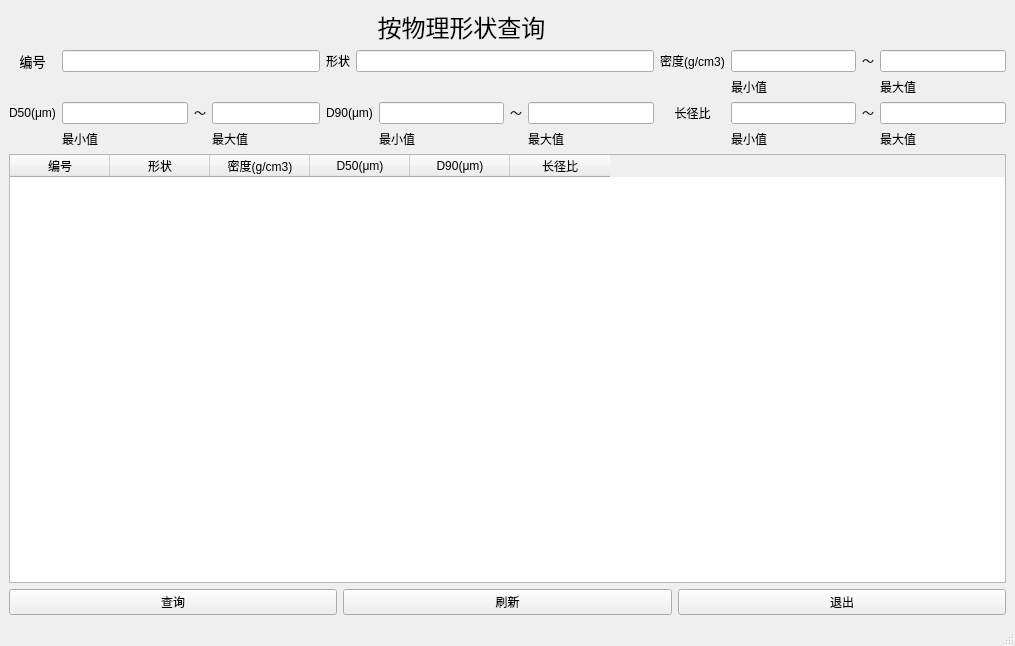
<?xml version="1.0" encoding="UTF-8"?>
<ui version="4.0">
 <class>MainWindow</class>
 <widget class="QMainWindow" name="MainWindow">
  <property name="geometry">
   <rect>
    <x>0</x>
    <y>0</y>
    <width>1015</width>
    <height>646</height>
   </rect>
  </property>
  <property name="windowTitle">
   <string>MainWindow</string>
  </property>
  <widget class="QWidget" name="centralwidget">
   <layout class="QGridLayout" name="gridLayout_2">
    <item row="0" column="0">
     <layout class="QGridLayout" name="gridLayout">
      <item row="0" column="4" colspan="6">
       <widget class="QLabel" name="label">
        <property name="text">
         <string>&lt;html&gt;&lt;head/&gt;&lt;body&gt;&lt;p align=&quot;center&quot;&gt;&lt;span style=&quot; font-size:18pt;&quot;&gt;按物理形状查询&lt;/span&gt;&lt;/p&gt;&lt;/body&gt;&lt;/html&gt;</string>
        </property>
       </widget>
      </item>
      <item row="1" column="0">
       <widget class="QLabel" name="label_2">
        <property name="text">
         <string>&lt;html&gt;&lt;head/&gt;&lt;body&gt;&lt;p align=&quot;center&quot;&gt;&lt;span style=&quot; font-size:10pt;&quot;&gt;编号&lt;/span&gt;&lt;/p&gt;&lt;/body&gt;&lt;/html&gt;</string>
        </property>
       </widget>
      </item>
      <item row="1" column="5">
       <widget class="QLabel" name="label_3">
        <property name="text">
         <string>&lt;html&gt;&lt;head/&gt;&lt;body&gt;&lt;p align=&quot;center&quot;&gt;形状&lt;/p&gt;&lt;/body&gt;&lt;/html&gt;</string>
        </property>
       </widget>
      </item>
      <item row="1" column="6" colspan="4">
       <widget class="QLineEdit" name="inyz"/>
      </item>
      <item row="1" column="10">
       <widget class="QLabel" name="label_4">
        <property name="text">
         <string>&lt;html&gt;&lt;head/&gt;&lt;body&gt;&lt;p align=&quot;center&quot;&gt;密度(g/cm3)&lt;/p&gt;&lt;/body&gt;&lt;/html&gt;</string>
        </property>
       </widget>
      </item>
      <item row="1" column="11">
       <widget class="QLineEdit" name="inmdmin"/>
      </item>
      <item row="1" column="12">
       <widget class="QLabel" name="label_8">
        <property name="text">
         <string>～</string>
        </property>
       </widget>
      </item>
      <item row="1" column="13">
       <widget class="QLineEdit" name="inmdmax"/>
      </item>
      <item row="2" column="11">
       <widget class="QLabel" name="label_9">
        <property name="text">
         <string>最小值</string>
        </property>
       </widget>
      </item>
      <item row="2" column="13">
       <widget class="QLabel" name="label_10">
        <property name="text">
         <string>最大值</string>
        </property>
       </widget>
      </item>
      <item row="3" column="0">
       <widget class="QLabel" name="label_5">
        <property name="text">
         <string>&lt;html&gt;&lt;head/&gt;&lt;body&gt;&lt;p align=&quot;center&quot;&gt;D50(μm)&lt;/p&gt;&lt;/body&gt;&lt;/html&gt;</string>
        </property>
       </widget>
      </item>
      <item row="3" column="1">
       <widget class="QLineEdit" name="in50min"/>
      </item>
      <item row="3" column="2">
       <widget class="QLabel" name="label_13">
        <property name="text">
         <string>～</string>
        </property>
       </widget>
      </item>
      <item row="3" column="3" colspan="2">
       <widget class="QLineEdit" name="in50max"/>
      </item>
      <item row="3" column="5" colspan="2">
       <widget class="QLabel" name="label_6">
        <property name="text">
         <string>&lt;html&gt;&lt;head/&gt;&lt;body&gt;&lt;p align=&quot;center&quot;&gt;D90(μm)&lt;/p&gt;&lt;/body&gt;&lt;/html&gt;</string>
        </property>
       </widget>
      </item>
      <item row="3" column="7">
       <widget class="QLineEdit" name="in90min"/>
      </item>
      <item row="3" column="8">
       <widget class="QLabel" name="label_16">
        <property name="text">
         <string>～</string>
        </property>
       </widget>
      </item>
      <item row="3" column="9">
       <widget class="QLineEdit" name="in90max"/>
      </item>
      <item row="3" column="10">
       <widget class="QLabel" name="label_7">
        <property name="text">
         <string>&lt;html&gt;&lt;head/&gt;&lt;body&gt;&lt;p align=&quot;center&quot;&gt;长径比&lt;/p&gt;&lt;/body&gt;&lt;/html&gt;</string>
        </property>
       </widget>
      </item>
      <item row="3" column="11">
       <widget class="QLineEdit" name="incjbmin"/>
      </item>
      <item row="3" column="12">
       <widget class="QLabel" name="label_19">
        <property name="text">
         <string>～</string>
        </property>
       </widget>
      </item>
      <item row="3" column="13">
       <widget class="QLineEdit" name="incjbmax"/>
      </item>
      <item row="4" column="1">
       <widget class="QLabel" name="label_11">
        <property name="text">
         <string>最小值</string>
        </property>
       </widget>
      </item>
      <item row="4" column="3">
       <widget class="QLabel" name="label_12">
        <property name="text">
         <string>最大值</string>
        </property>
       </widget>
      </item>
      <item row="4" column="7">
       <widget class="QLabel" name="label_14">
        <property name="text">
         <string>最小值</string>
        </property>
       </widget>
      </item>
      <item row="4" column="9">
       <widget class="QLabel" name="label_15">
        <property name="text">
         <string>最大值</string>
        </property>
       </widget>
      </item>
      <item row="4" column="11">
       <widget class="QLabel" name="label_17">
        <property name="text">
         <string>最小值</string>
        </property>
       </widget>
      </item>
      <item row="4" column="13">
       <widget class="QLabel" name="label_18">
        <property name="text">
         <string>最大值</string>
        </property>
       </widget>
      </item>
      <item row="5" column="0" colspan="14">
       <widget class="QTableWidget" name="tableWidget">
        <column>
         <property name="text">
          <string>编号</string>
         </property>
        </column>
        <column>
         <property name="text">
          <string>形状</string>
         </property>
        </column>
        <column>
         <property name="text">
          <string>密度(g/cm3)</string>
         </property>
        </column>
        <column>
         <property name="text">
          <string>D50(μm)</string>
         </property>
        </column>
        <column>
         <property name="text">
          <string>D90(μm)</string>
         </property>
        </column>
        <column>
         <property name="text">
          <string>长径比</string>
         </property>
        </column>
       </widget>
      </item>
      <item row="1" column="1" colspan="4">
       <widget class="QLineEdit" name="inbh"/>
      </item>
     </layout>
    </item>
    <item row="1" column="0">
     <layout class="QHBoxLayout" name="horizontalLayout">
      <item>
       <widget class="QPushButton" name="pushButton_go">
        <property name="maximumSize">
         <size>
          <width>645</width>
          <height>16777215</height>
         </size>
        </property>
        <property name="text">
         <string>查询</string>
        </property>
       </widget>
      </item>
      <item>
       <widget class="QPushButton" name="pushButton_new">
        <property name="text">
         <string>刷新</string>
        </property>
       </widget>
      </item>
      <item>
       <widget class="QPushButton" name="pushButton_exit">
        <property name="maximumSize">
         <size>
          <width>645</width>
          <height>16777215</height>
         </size>
        </property>
        <property name="text">
         <string>退出</string>
        </property>
       </widget>
      </item>
     </layout>
    </item>
   </layout>
  </widget>
  <widget class="QMenuBar" name="menubar">
   <property name="geometry">
    <rect>
     <x>0</x>
     <y>0</y>
     <width>1015</width>
     <height>34</height>
    </rect>
   </property>
  </widget>
  <widget class="QStatusBar" name="statusbar"/>
 </widget>
 <resources/>
 <connections/>
</ui>
